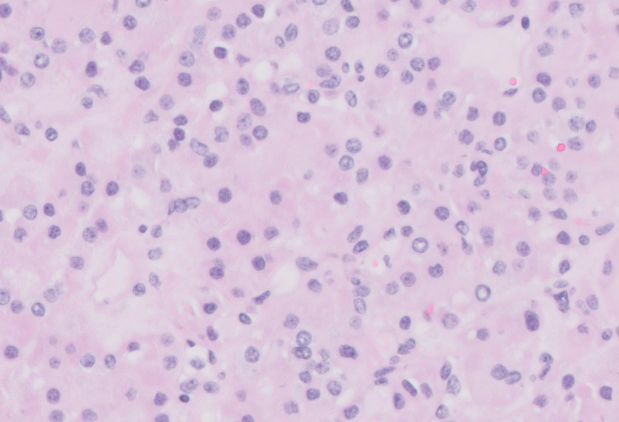
#> input picture test_image/Oncocytoma/1.jpg, 1238 x 844 px, found by its file name (shown at 1/2 size)
$ python feature_1_for_nucleus_density.py
#> lines starting #> are read from the running program, lines starting #| are printed output that depends on the picture; after the words box and inside, x2 and y2 are one past the last pixel; in counts of white or black regions, pixels touching at a corner belong together; long printed decimals are rounded
### pixelbetweenpoints.py


def pixel_between_two_points(x1, x2, y1, y2):
#> called with x1 = 168, x2 = 132, y1 = 179, y2 = 150
    two_points_list=[]
    x_distance = (x2 - x1)
    y_distance = (y2 - y1)

    if x_distance == 0 and y_distance == 0:
        return [[x1, y1], [x2, y2]]

    a=0
    b=0
    if x_distance>0:
        a=1
    else:
        a=-1
    if y_distance>0:
        b=1
    else:
        b=-1

    if abs(y_distance) < abs(x_distance):

        div_1 = y_distance / x_distance

        for i in range(0, x_distance,a):
            pixel = [x1 + i, y1 + round(i * div_1)]
            #print(pixel)
            two_points_list.append(pixel)
            lenth_of_list = len(two_points_list)

    else:
        div_1 = x_distance / y_distance

        for i in range(0, y_distance,b):
            pixel = [x1 + round(i * div_1), y1 + i]
            #print(pixel)
            two_points_list.append(pixel)
            lenth_of_list=len(two_points_list)

    return two_points_list

test=pixel_between_two_points(168, 132,
                         179, 150)

### feature_1_for_nucleus_density.py
#xu_yang 2020/5/25 cell_detection_1.0.0
#get masked cells image
import cv2 as cv

import numpy
from pylab import *
from pixelbetweenpoints import pixel_between_two_points
import os
import tkinter as tk
from tkinter import filedialog
import xlrd
from xlutils.copy import copy

def step1(read_type):
#> called with read_type = 1
    cv.destroyAllWindows()
    plt.close()

    os_path = os.getcwd()
    cell_area_hist_list=[]
    print("============Step 1 Start============")
    #-----read-----
    root = tk.Tk()
    root.withdraw()
    if read_type==0:
        file_path = filedialog.askopenfilename()
    #img=cv.imread("G:\\2020summer\\Project\\Chromophobe_dataset1\\4.jpg")
    else:
        file_path="G:\\2020summer\\Project\\Oncocytoma_dataset\\output\\"+str(read_type)+".jpg"

    if not os.path.exists(os_path+'\\bin\\output'):
        os.makedirs(os_path+'\\bin\\output')
    if not os.path.exists(os_path+'\\bin\\output'):
        os.makedirs(os_path + '\\result')
    if not os.path.exists(os_path+'\\bin\\output'):
        os.mkdir(os_path + '\\output_single')
    if not os.path.exists(os_path+'\\bin\\output'):
        os.makedirs(os_path+'\\result_pdf')
    img = cv.imread(file_path)
#> img is the input picture: shape (844, 1238, 3); mean B, G, R 218.4, 195.8, 216.1
    img_original=img
    print("Img size: [Width :",img.shape[0],"]","[Height :",img.shape[1],"]")
#| Img size: [Width : 844 ] [Height : 1238 ]
    if img.shape[0]<450 or img.shape[1]<600:
        img = cv.copyMakeBorder(img, 80, 450, 360, 360, cv.BORDER_CONSTANT, value=[255, 255, 255])
    else:
        img= cv.copyMakeBorder(img,80,450,60,60, cv.BORDER_CONSTANT,value=[255,255,255])
#> img: shape (1374, 1358, 3)
    img_masked=img.copy()
    img_nucleus_white_img=img.copy()

    #-----preprocess-----
    gray = cv.cvtColor(img, cv.COLOR_BGR2GRAY)
    #cv.imshow("gray", gray)

    gauss = cv.GaussianBlur(gray, (5, 5), 5)
    #cv.imshow("gauss1",gauss)

    ret, thresh = cv.threshold(gauss, 190, 255, 0)
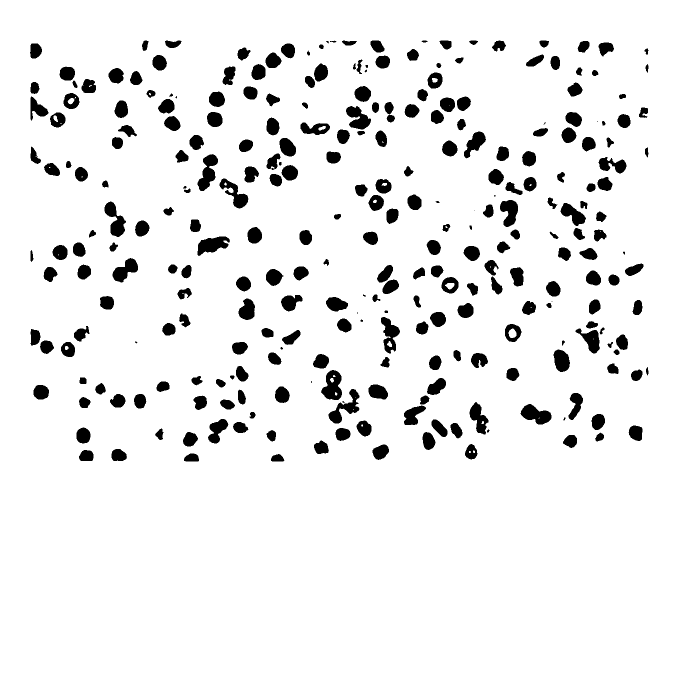
#> thresh: shape (1374, 1358) (shown at 1/2 size); 92.6% white; 284 black regions (17 under 20 px), largest, box (x1, y1, x2, y2) and area: (642, 740, 684, 800) 1649, (395, 308, 436, 382) 1592, (657, 778, 719, 847) 1553
    cv.imwrite("bin\\figure3_left.jpg",thresh)
    #cv.imshow("thresh",thresh)

    erode = cv.erode(thresh, None, iterations=1)
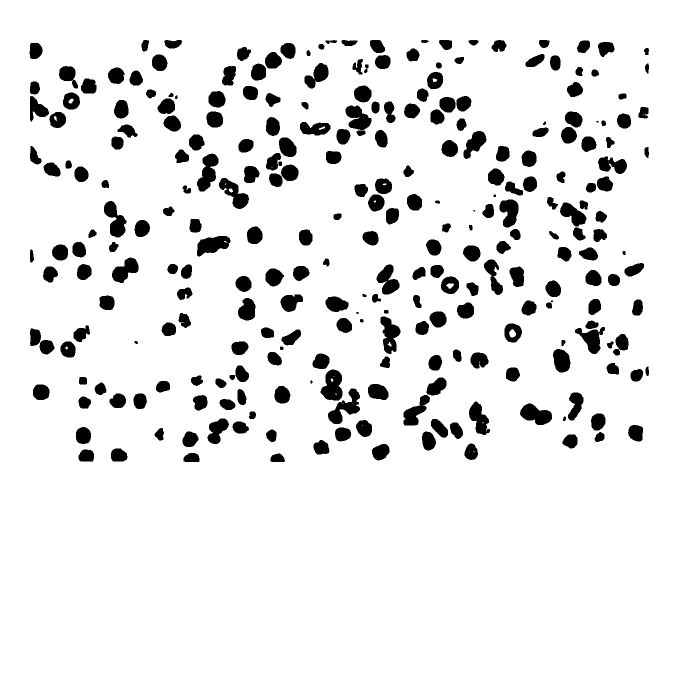
#> erode: shape (1374, 1358) (shown at 1/2 size); 90.9% white; 273 black regions (4 under 20 px)
    #cv.imshow("erode",erode)


    #-----remove outlines-----

    #cv.imshow("erode",erode)
    for i in range(0,img.shape[0]):
        for j in range(0,img.shape[1]):
            erode[0][j]=255
    #-----find contours-----
    cnts, hierarchy = cv.findContours(erode.copy(), cv.RETR_LIST, cv.CHAIN_APPROX_NONE)
#> cnts = 300 contours, 20 with area under 20; largest, box (x1, y1, x2, y2) and area: (0, 0, 1358, 1374) 1863161, (655, 776, 721, 849) 2069, (640, 738, 686, 802) 2055, (393, 306, 438, 384) 1972, (760, 632, 802, 709) 1892


    def cnt_area(cnt):
      area = cv.contourArea(cnt)
      return area
    counter_number=0
    location_cells_center={}
    area_of_cells_nucleus=[]
    Whole_pic_cell_area_ave_percent=[]
    Whole_pic_cell_color_ave = []
    for i in range(0, len(cnts)):
        if 250 <= cnt_area(cnts[i]) <= 0.2*(img.shape[0]*img.shape[1]):
            cell_area_hist_list.append(cnt_area(cnts[i]))
            #print(cnts[i])
            #cell_area_hist_list.append(area_calculate_from_points(cnts[i]))
            counter_number+=1
            #print(cnts[i])
            #print("======")
            cv.drawContours(img_masked, cnts[i], -1, (0, 0, 255), 2) #draw contours
            cv.drawContours(img_nucleus_white_img, [cnts[i]], -1, (255, 255, 255), -1)#masked white
            M = cv.moments(cnts[i])


            #检索每个细胞的内部颜色
            x, y, w, h = cv.boundingRect(cnts[i])


            #cv.imshow('single_cell', newimage)

            cell_area_percent=0

            for row in range (y,y+h):
                for col in range(x,x+w):
                    result = cv.pointPolygonTest(cnts[i], (col, row), False)
                    if result==-1:

                        cv.circle(gray, (col, row), 1, 255, -1)
                        cv.circle(img, (col, row), 1, (255,255,255), -1)
                        cell_area_percent+=1
            cv.rectangle(img, (x, y), (x + w, y + h), (153, 153, 0), 1)
            newimage_gray = gray[y:y + h, x:x + w]

            Single_Cell_Color_Distrution=[]
            for row in range (h):
                for col in range(w):
                    if newimage_gray[row,col]!=255:
                        Single_Cell_Color_Distrution.append(newimage_gray[row,col])

            '''
            plt.hist(Single_Cell_Color_Distrution,bins=50)
            plt.title(str(counter_number))
            plt.show()
            '''
            #print("this cell area percent= ",str(cell_area_percent/(w*h)))
            numpy.set_printoptions(precision=3)
            Whole_pic_cell_area_ave_percent.append(cell_area_percent/(w*h))
            Whole_pic_cell_color_ave.append(numpy.mean(Single_Cell_Color_Distrution))
            """#找出masked细胞内点的坐标
            rect = cv.minAreaRect(cnts[i])
            cx, cy = rect[0]
            box = cv.boxPoints(rect)
            box = np.int0(box)
            cv.drawContours(img_masked, [box], 0, (0, 0, 255), 2)
            #cv.circle(img_masked, (np.int32(cx), np.int32(cy)), 2, (255, 0, 0), 2, 8, 0)

            box_gray_color=[]
            for by in range(box[2][1],box[0][1]+1):
                for bx in range(box[1][0],box[3][0]+1):
                    #print(bx,by)
                    #cv.circle(img_masked,(bx, by), 1, (255, 0, 0), 2, 8, 0)
                    box_gray_color.append(gray[bx,by])
            plt.hist(box_gray_color)

            plt.hist(box_gray_color,bins=50)
            plt.title(str(counter_number))
            plt.show()

            dist=cv.pointPolygonTest(cnts[i],(50,50),True)
            """
            try:
                cX = int(M["m10"] / M["m00"])
                cY = int(M["m01"] / M["m00"])
                cv.circle(img_masked, (cX, cY), 3, (255, 255, 255), -1)
                cv.putText(img_masked, str(counter_number), (cX - 20, cY - 20),cv.FONT_HERSHEY_SIMPLEX, 0.5, (255, 255, 255), 2)
                area_of_cells_nucleus.append(cnt_area(cnts[i]))
                location_cells_center[counter_number]=[cX,cY]
            except:
                pass
            if counter_number==1:
                x1=cX
                y1=cY
            if counter_number==2:
                x2=cX
                y2=cY
            if counter_number==3:
                x_sample=cX
                y_sample=cY
#> this loop made 300 passes
#> (x, y, w, h, cX, cY, x1) on pass 1: (540, 906, 31, 19, 554, 916, 554)
#> (x, y, w, h, cX, cY, x2) on pass 2: (366, 905, 34, 20, 383, 915, 383)
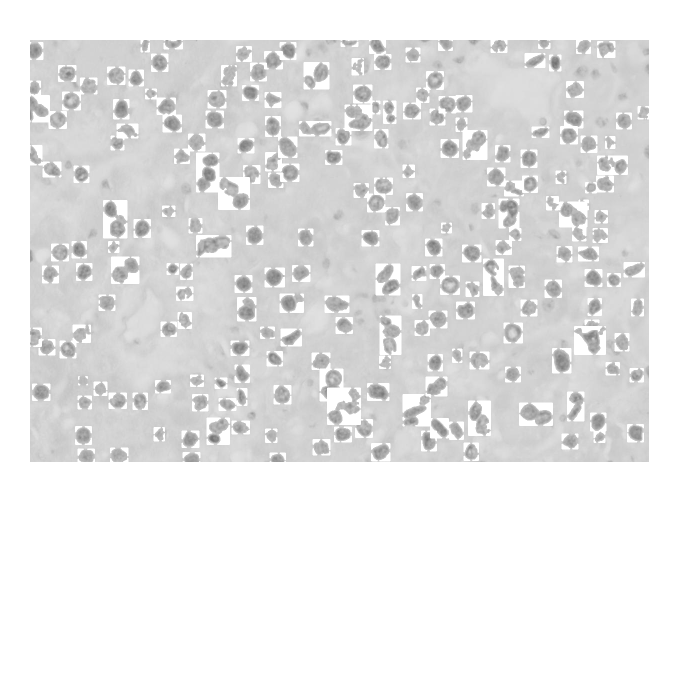
#> gray: shape (1374, 1358) (shown at 1/2 size); min 110, max 255, mean 229.6
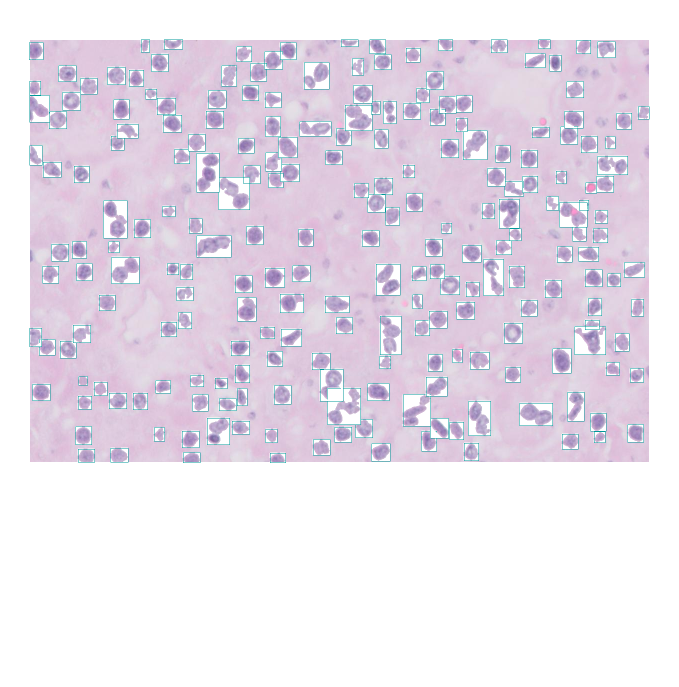
#> img: shape (1374, 1358, 3) (shown at 1/2 size); mean B, G, R 235.1, 223.8, 231.6
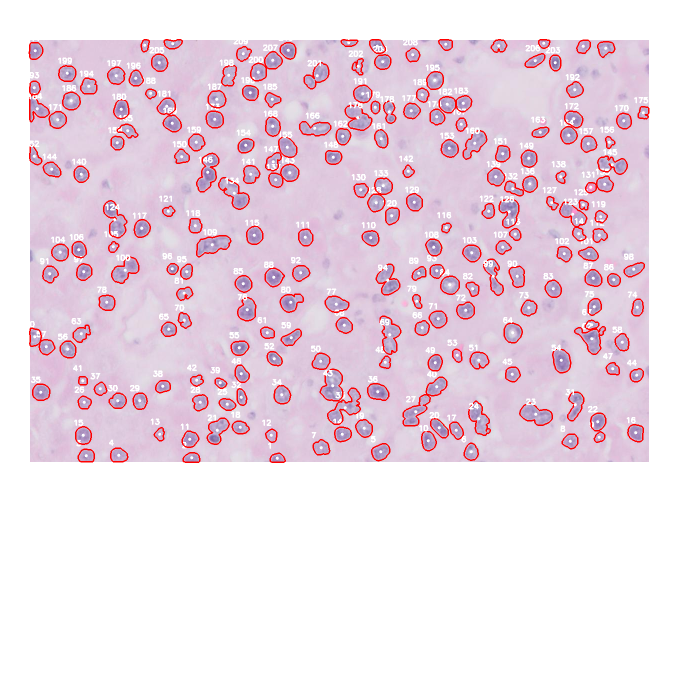
#> img_masked: shape (1374, 1358, 3) (shown at 1/2 size); mean B, G, R 228, 216.7, 235.6
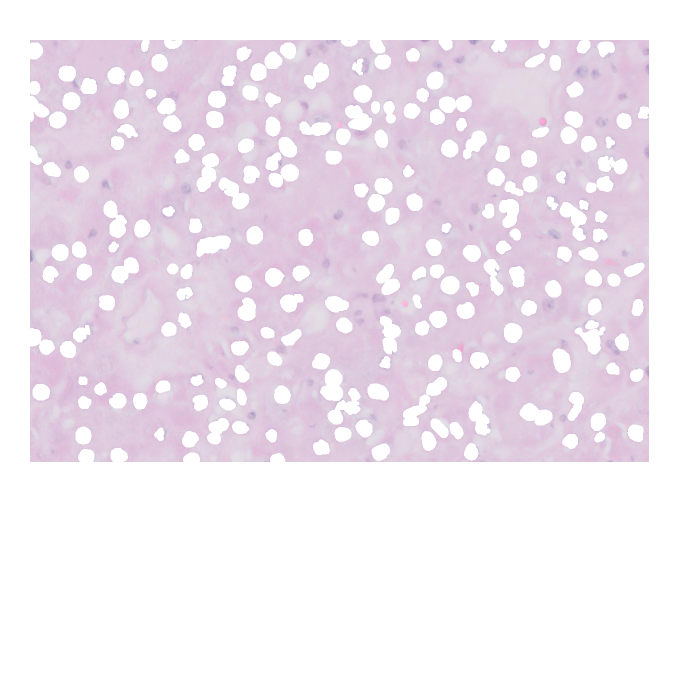
#> img_nucleus_white_img: shape (1374, 1358, 3) (shown at 1/2 size); mean B, G, R 239.6, 230.4, 239.7

            #cv.drawContours(img_masked, [cnts[i]], -1, (255, 255, 255), -1)#mask contours
    print("Whole pic average cell nucleus area percent: ", Whole_pic_cell_area_ave_percent)
#> (printed output is left out)
    print("Whole pic average cell nucleus area percent_ave: ", numpy.mean(Whole_pic_cell_area_ave_percent))
#| Whole pic average cell nucleus area percent_ave:  0.2575
    print("Whole pic average cell nucleus color deep percent: ", Whole_pic_cell_color_ave)
#> (printed output is left out)
    print("Whole pic average cell nucleus color deep percent_ave: ", numpy.mean(Whole_pic_cell_color_ave))

    cv.imwrite("result\\cell_clean.bmp", img)
    #-----put Text-----
    print("total cells number : ", counter_number)

    cv.line(img_masked, (x1,y1), (x2,y2), (0,0,255), 2)
#> img_masked: shape (1374, 1358, 3); 0.03% of pixels changed, all inside (x1, y1, x2, y2) = (382, 914, 556, 918)

    list_of_two_points=pixel_between_two_points(x1,x2,y1,y2)

    #-----output information on the line
    height_of_two_points=[]
    height_of_two_points_B=[]
    height_of_two_points_G=[]
    height_of_two_points_R=[]

    for m in range(0,len(list_of_two_points)):
        height = img[list_of_two_points[m][1], list_of_two_points[m][0]]
        try:
            height_B=img[list_of_two_points[m][1],list_of_two_points[m][0]][0]
            height_G = img[list_of_two_points[m][1], list_of_two_points[m][0]][1]
            height_R = img[list_of_two_points[m][1], list_of_two_points[m][0]][2]
            height_of_two_points_B.append(height_B)
            height_of_two_points_G.append(height_G)
            height_of_two_points_R.append(height_R)
        except:
            pass
        #print(height)
        height_of_two_points.append(height)
    img_sample=img.copy()
    cv.circle(img_sample, (x_sample, y_sample), 3, (0, 0, 255), -1)
#> img_sample: shape (1374, 1358, 3); under 0.01% of pixels changed, all inside (x1, y1, x2, y2) = (169, 908, 176, 915)
    font = cv.FONT_HERSHEY_SIMPLEX
    cv.putText(img_sample, "Sample_Point",(x_sample - 20, y_sample - 20),font, 0.7, (255, 255, 255), 2)
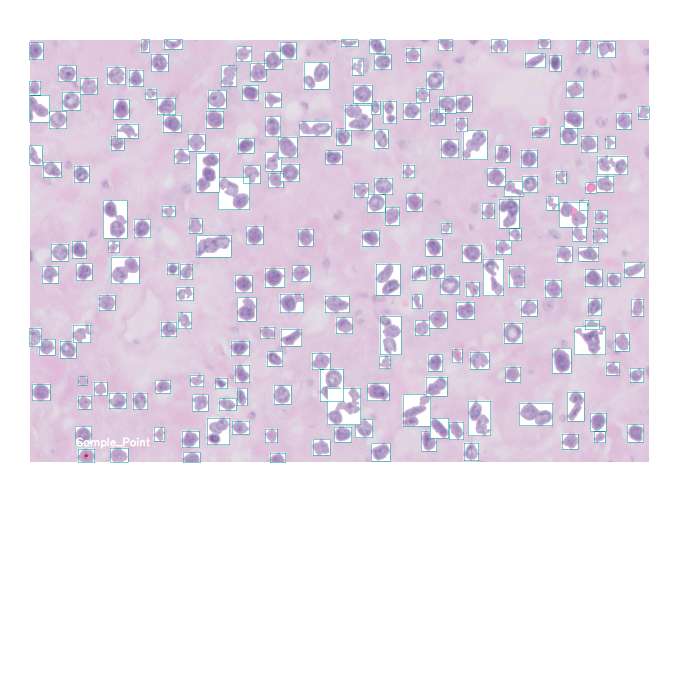
#> img_sample: shape (1374, 1358, 3) (shown at 1/2 size); mean B, G, R 235.2, 223.9, 231.6
    #cv.imshow("img_sample_location_RED_DOT", img_sample)


    # save to local
    f = open("bin\\dict.txt", 'w')
    f.write(str(location_cells_center))
    f.close()


    # < list save
    file1 = open('bin\\area_of_nucleus.txt', 'w')
    for fp in area_of_cells_nucleus:
        file1.write(str(fp))
        file1.write('\n')
#> this loop made 220 passes
#> fp on passes 1 to 3: 428, 528.5, 685.5
    file1.close()
    # list save >


    cv.imwrite("bin\\temp.bmp",img_masked)
    cv.imwrite("bin\\temp_1.bmp",img_nucleus_white_img)
    cv.imwrite("bin\\figure3_right.jpg", img_masked)
    #================hist of cells area==================
    #plt.hist(cell_area_hist_list)
    #plt.show()

    #=================================excel write

#> (the run stopped early here; a loop or call above may not have finished)
